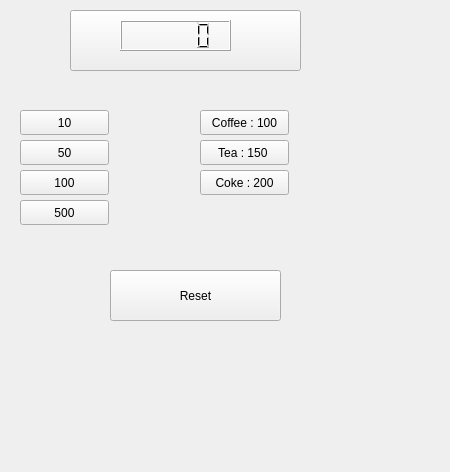
<?xml version="1.0" encoding="UTF-8"?>
<ui version="4.0">
 <class>Widget</class>
 <widget class="QWidget" name="Widget">
  <property name="geometry">
   <rect>
    <x>0</x>
    <y>0</y>
    <width>450</width>
    <height>472</height>
   </rect>
  </property>
  <property name="windowTitle">
   <string>Widget</string>
  </property>
  <widget class="QPushButton" name="pushButton">
   <property name="geometry">
    <rect>
     <x>70</x>
     <y>10</y>
     <width>231</width>
     <height>61</height>
    </rect>
   </property>
   <property name="text">
    <string/>
   </property>
  </widget>
  <widget class="QPushButton" name="pb_50">
   <property name="geometry">
    <rect>
     <x>20</x>
     <y>140</y>
     <width>89</width>
     <height>25</height>
    </rect>
   </property>
   <property name="text">
    <string>50</string>
   </property>
  </widget>
  <widget class="QPushButton" name="pb_10">
   <property name="geometry">
    <rect>
     <x>20</x>
     <y>110</y>
     <width>89</width>
     <height>25</height>
    </rect>
   </property>
   <property name="text">
    <string>10</string>
   </property>
  </widget>
  <widget class="QPushButton" name="pb_100">
   <property name="geometry">
    <rect>
     <x>20</x>
     <y>170</y>
     <width>89</width>
     <height>25</height>
    </rect>
   </property>
   <property name="text">
    <string>100</string>
   </property>
  </widget>
  <widget class="QPushButton" name="pb_500">
   <property name="geometry">
    <rect>
     <x>20</x>
     <y>200</y>
     <width>89</width>
     <height>25</height>
    </rect>
   </property>
   <property name="text">
    <string>500</string>
   </property>
  </widget>
  <widget class="QLCDNumber" name="lcdNumber">
   <property name="geometry">
    <rect>
     <x>120</x>
     <y>20</y>
     <width>111</width>
     <height>31</height>
    </rect>
   </property>
   <property name="font">
    <font>
     <pointsize>15</pointsize>
     <italic>true</italic>
    </font>
   </property>
  </widget>
  <widget class="QPushButton" name="pb_Coffee">
   <property name="geometry">
    <rect>
     <x>200</x>
     <y>110</y>
     <width>89</width>
     <height>25</height>
    </rect>
   </property>
   <property name="text">
    <string>Coffee : 100</string>
   </property>
   <property name="checkable">
    <bool>false</bool>
   </property>
  </widget>
  <widget class="QPushButton" name="pb_Tea">
   <property name="geometry">
    <rect>
     <x>200</x>
     <y>140</y>
     <width>89</width>
     <height>25</height>
    </rect>
   </property>
   <property name="text">
    <string>Tea : 150 </string>
   </property>
  </widget>
  <widget class="QPushButton" name="pb_Coke">
   <property name="geometry">
    <rect>
     <x>200</x>
     <y>170</y>
     <width>89</width>
     <height>25</height>
    </rect>
   </property>
   <property name="text">
    <string>Coke : 200</string>
   </property>
  </widget>
  <widget class="QPushButton" name="pb_Reset">
   <property name="geometry">
    <rect>
     <x>110</x>
     <y>270</y>
     <width>171</width>
     <height>51</height>
    </rect>
   </property>
   <property name="text">
    <string>Reset</string>
   </property>
  </widget>
 </widget>
 <layoutdefault spacing="6" margin="11"/>
 <resources/>
 <connections/>
</ui>
